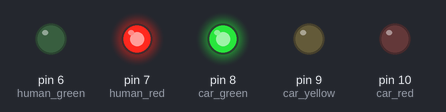
Bench run of a sketch on a simulated Arduino Uno, built with avr-gcc and run on an emulated ATmega328P. On the bench: output pins drawn as LEDs (lit = HIGH).

Above: at 0.5 s.
At 3.5 s:
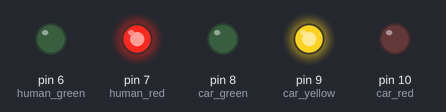
At 11.0 s:
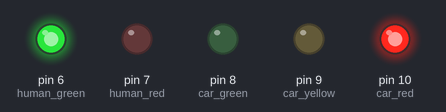
Timing chart, 0 to 22.1 s (numbered marks = the images above):
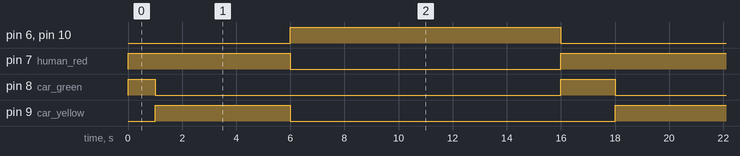

Measured:
- by itself, pin 6 (human_green), pin 10 (car_red): alternates HIGH for 10.0 s and LOW for 7.0 s
- by itself, pin 7 (human_red): repeats every 17.0 s: LOW 10.0 s, HIGH 7.0 s
- by itself, pin 8 (car_green): repeats every 17.0 s: LOW 15.0 s, HIGH 2.0 s
- by itself, pin 9 (car_yellow): alternates HIGH for 5.0 s and LOW for 12.0 s

The sketch:

pregunta2.ino
```cpp
// C++ code
//
int car_red =10;
int car_yellow =9;
int car_green =8;

int human_red =7;
int human_green =6;

int count=0;


void setup()
{
  //pinMode(LED_BUILTIN, OUTPUT);

  pinMode(car_red, OUTPUT);
  pinMode(car_yellow, OUTPUT);
  pinMode(car_green, OUTPUT);

  pinMode(human_red, OUTPUT);
  pinMode(human_green, OUTPUT);

}

void loop()
{
  count = (count+1) % 17;

  digitalWrite(car_red, count<17 && count >=7);
  digitalWrite(car_yellow, count<7 && count >=2);
  digitalWrite(car_green, count<2);

  digitalWrite(human_green, count<17 && count >=7);
  digitalWrite(human_red, count<7);


  delay(1000); // Wait for 1000 millisecond(s)
}
```
